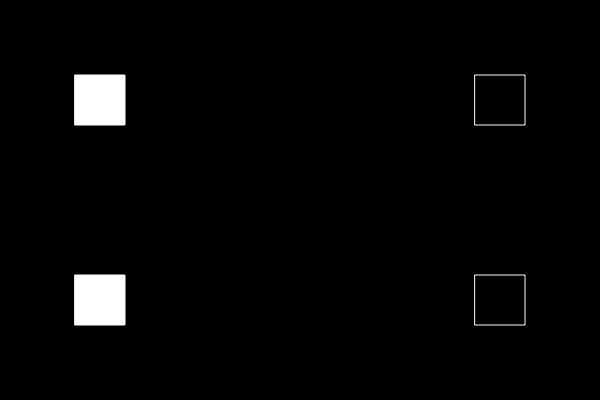
Frame 1 (no input)
Frame 60 (no input): identical to frame 1, image omitted
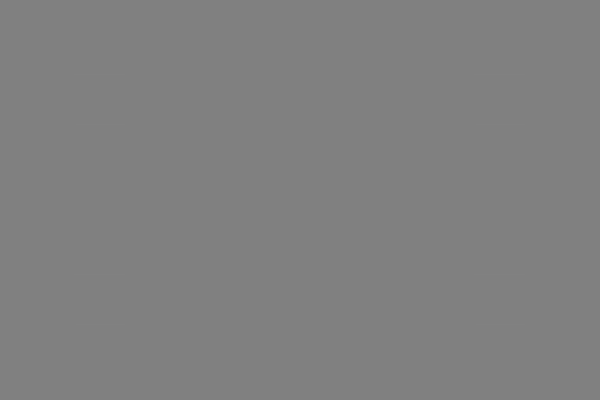
Frame 120 (the mouse pressed at the canvas centre since frame 60)

The p5.js sketch that drew these frames (run headless with seeded random() and noise() and a simulated clock; from frame 60 on, the mouse is pressed at the canvas centre):

// p5.js sketch
// ── sketch.js
let rect1 ={
    xPos : 100,
    yPos : 100,
}
let rect2 ={
    xPos : 100,
    yPos : 300,
}
let rect3 ={
    xPos : 500,
    yPos : 100,
}
let rect4 ={
    xPos : 500,
    yPos : 300,
}
let col;

function setup() {
  createCanvas(600, 400);
}

function draw() {
  rectMode(CENTER);
  col = map(mouseX,0,600,0,255);
  background(col);
  fill(col);
  col = map(mouseX,0,600,255,0);
  stroke(col);
  rect(rect3.xPos, rect3.yPos, 50,50);
  rect(rect4.xPos, rect4.yPos, 50,50);
  col = map(mouseX,0,600,255,0);
  fill(col);
  rect(rect1.xPos, rect1.yPos, 50,50);
  rect(rect2.xPos, rect2.yPos, 50,50);
  
}
